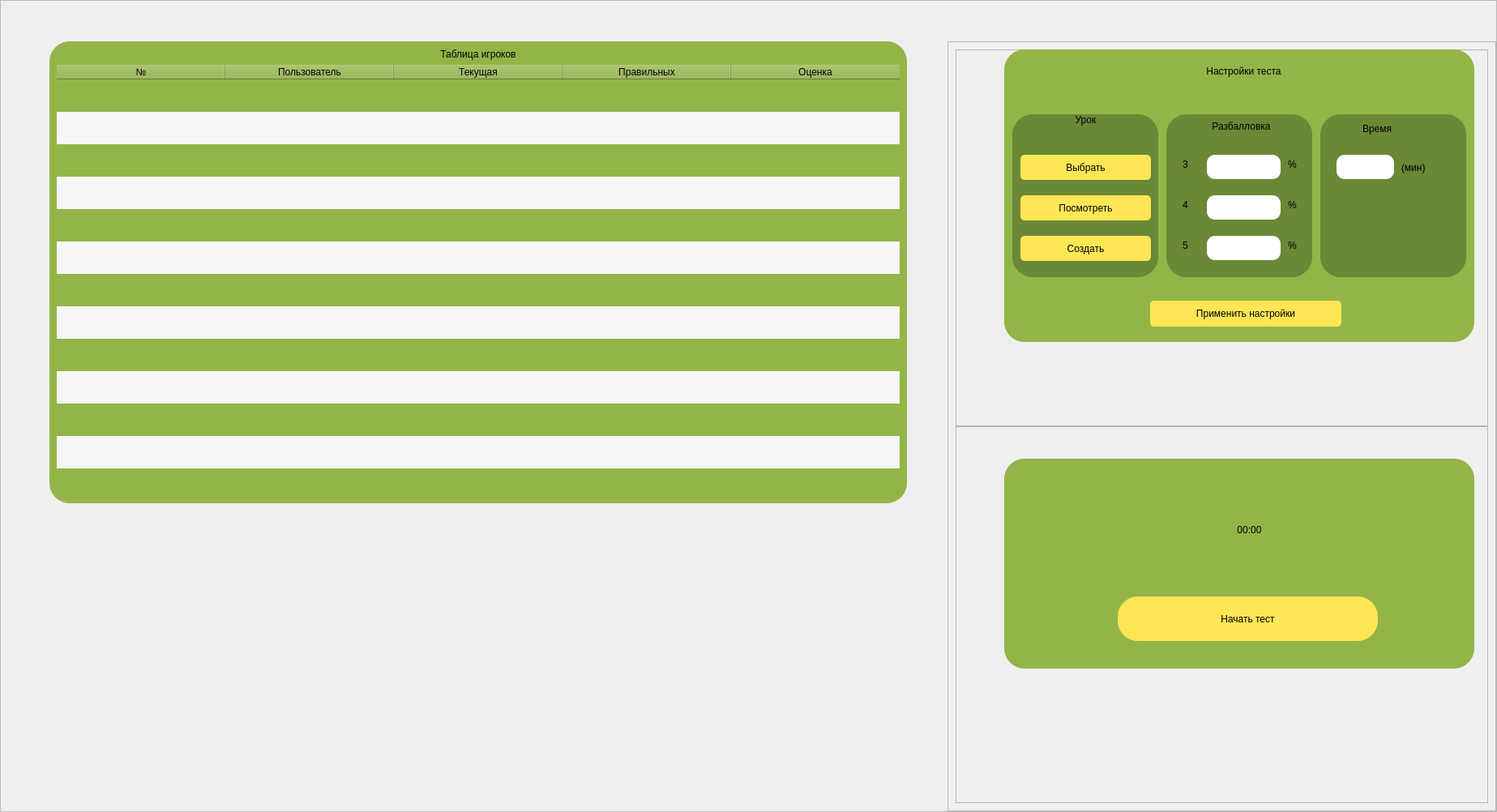
<?xml version="1.0" encoding="UTF-8"?>
<ui version="4.0">
 <class>Dialog</class>
 <widget class="QDialog" name="Dialog">
  <property name="geometry">
   <rect>
    <x>0</x>
    <y>0</y>
    <width>1847</width>
    <height>1002</height>
   </rect>
  </property>
  <property name="sizePolicy">
   <sizepolicy hsizetype="Expanding" vsizetype="Minimum">
    <horstretch>0</horstretch>
    <verstretch>0</verstretch>
   </sizepolicy>
  </property>
  <property name="windowTitle">
   <string>Комплекс</string>
  </property>
  <property name="styleSheet">
   <string notr="true"/>
  </property>
  <layout class="QGridLayout" name="gridLayout">
   <property name="leftMargin">
    <number>0</number>
   </property>
   <property name="topMargin">
    <number>0</number>
   </property>
   <property name="rightMargin">
    <number>0</number>
   </property>
   <property name="bottomMargin">
    <number>0</number>
   </property>
   <property name="horizontalSpacing">
    <number>0</number>
   </property>
   <item row="0" column="0">
    <widget class="QFrame" name="frame_7">
     <property name="frameShape">
      <enum>QFrame::StyledPanel</enum>
     </property>
     <property name="frameShadow">
      <enum>QFrame::Raised</enum>
     </property>
     <layout class="QHBoxLayout" name="horizontalLayout">
      <property name="spacing">
       <number>0</number>
      </property>
      <property name="leftMargin">
       <number>0</number>
      </property>
      <property name="topMargin">
       <number>50</number>
      </property>
      <property name="rightMargin">
       <number>0</number>
      </property>
      <property name="bottomMargin">
       <number>0</number>
      </property>
      <item>
       <widget class="QWidget" name="widget" native="true">
        <layout class="QVBoxLayout" name="verticalLayout_3">
         <property name="leftMargin">
          <number>60</number>
         </property>
         <property name="topMargin">
          <number>0</number>
         </property>
         <property name="rightMargin">
          <number>50</number>
         </property>
         <property name="bottomMargin">
          <number>0</number>
         </property>
         <item>
          <widget class="QFrame" name="frame_5">
           <property name="styleSheet">
            <string notr="true">background-color: rgb(147, 181, 72);
border-radius: 25px;</string>
           </property>
           <property name="frameShape">
            <enum>QFrame::StyledPanel</enum>
           </property>
           <property name="frameShadow">
            <enum>QFrame::Raised</enum>
           </property>
           <layout class="QVBoxLayout" name="verticalLayout_2">
            <item>
             <widget class="QLabel" name="label_12">
              <property name="styleSheet">
               <string notr="true">font:25pt &quot;Consolas&quot;;</string>
              </property>
              <property name="text">
               <string>Таблица игроков</string>
              </property>
              <property name="alignment">
               <set>Qt::AlignHCenter|Qt::AlignTop</set>
              </property>
             </widget>
            </item>
            <item>
             <widget class="QTableWidget" name="table_1">
              <property name="sizePolicy">
               <sizepolicy hsizetype="Expanding" vsizetype="Expanding">
                <horstretch>0</horstretch>
                <verstretch>0</verstretch>
               </sizepolicy>
              </property>
              <property name="contextMenuPolicy">
               <enum>Qt::NoContextMenu</enum>
              </property>
              <property name="styleSheet">
               <string notr="true">background-color: rgb(147, 181, 72);
font:20pt &quot;Consolas&quot;;</string>
              </property>
              <property name="frameShape">
               <enum>QFrame::NoFrame</enum>
              </property>
              <property name="frameShadow">
               <enum>QFrame::Plain</enum>
              </property>
              <property name="lineWidth">
               <number>0</number>
              </property>
              <property name="verticalScrollBarPolicy">
               <enum>Qt::ScrollBarAlwaysOff</enum>
              </property>
              <property name="sizeAdjustPolicy">
               <enum>QAbstractScrollArea::AdjustToContentsOnFirstShow</enum>
              </property>
              <property name="autoScroll">
               <bool>false</bool>
              </property>
              <property name="showDropIndicator" stdset="0">
               <bool>true</bool>
              </property>
              <property name="dragDropOverwriteMode">
               <bool>false</bool>
              </property>
              <property name="alternatingRowColors">
               <bool>true</bool>
              </property>
              <property name="selectionMode">
               <enum>QAbstractItemView::NoSelection</enum>
              </property>
              <property name="textElideMode">
               <enum>Qt::ElideMiddle</enum>
              </property>
              <property name="verticalScrollMode">
               <enum>QAbstractItemView::ScrollPerItem</enum>
              </property>
              <property name="showGrid">
               <bool>false</bool>
              </property>
              <property name="gridStyle">
               <enum>Qt::CustomDashLine</enum>
              </property>
              <property name="cornerButtonEnabled">
               <bool>true</bool>
              </property>
              <attribute name="horizontalHeaderVisible">
               <bool>true</bool>
              </attribute>
              <attribute name="horizontalHeaderCascadingSectionResizes">
               <bool>false</bool>
              </attribute>
              <attribute name="horizontalHeaderDefaultSectionSize">
               <number>208</number>
              </attribute>
              <attribute name="horizontalHeaderHighlightSections">
               <bool>true</bool>
              </attribute>
              <attribute name="horizontalHeaderMinimumSectionSize">
               <number>38</number>
              </attribute>
              <attribute name="horizontalHeaderShowSortIndicator" stdset="0">
               <bool>false</bool>
              </attribute>
              <attribute name="verticalHeaderVisible">
               <bool>false</bool>
              </attribute>
              <attribute name="verticalHeaderCascadingSectionResizes">
               <bool>true</bool>
              </attribute>
              <attribute name="verticalHeaderDefaultSectionSize">
               <number>36</number>
              </attribute>
              <attribute name="verticalHeaderHighlightSections">
               <bool>false</bool>
              </attribute>
              <attribute name="verticalHeaderMinimumSectionSize">
               <number>40</number>
              </attribute>
              <attribute name="verticalHeaderShowSortIndicator" stdset="0">
               <bool>false</bool>
              </attribute>
              <row>
               <property name="text">
                <string>1</string>
               </property>
              </row>
              <row>
               <property name="text">
                <string>2</string>
               </property>
              </row>
              <row>
               <property name="text">
                <string>3</string>
               </property>
              </row>
              <row>
               <property name="text">
                <string>4</string>
               </property>
              </row>
              <row>
               <property name="text">
                <string>5</string>
               </property>
              </row>
              <row>
               <property name="text">
                <string>6</string>
               </property>
              </row>
              <row>
               <property name="text">
                <string>7</string>
               </property>
              </row>
              <row>
               <property name="text">
                <string>8</string>
               </property>
              </row>
              <row>
               <property name="text">
                <string>9</string>
               </property>
              </row>
              <row>
               <property name="text">
                <string>10</string>
               </property>
              </row>
              <row>
               <property name="text">
                <string>11</string>
               </property>
              </row>
              <row>
               <property name="text">
                <string>12</string>
               </property>
              </row>
              <column>
               <property name="text">
                <string>№</string>
               </property>
              </column>
              <column>
               <property name="text">
                <string>Пользователь</string>
               </property>
               <property name="font">
                <font>
                 <weight>50</weight>
                 <bold>false</bold>
                </font>
               </property>
               <property name="background">
                <color>
                 <red>255</red>
                 <green>255</green>
                 <blue>255</blue>
                </color>
               </property>
              </column>
              <column>
               <property name="text">
                <string>Текущая</string>
               </property>
              </column>
              <column>
               <property name="text">
                <string>Правильных</string>
               </property>
              </column>
              <column>
               <property name="text">
                <string>Оценка</string>
               </property>
              </column>
              <item row="0" column="1">
               <property name="text">
                <string/>
               </property>
              </item>
              <item row="0" column="2">
               <property name="text">
                <string/>
               </property>
              </item>
              <item row="0" column="3">
               <property name="text">
                <string/>
               </property>
              </item>
              <item row="0" column="4">
               <property name="text">
                <string/>
               </property>
              </item>
             </widget>
            </item>
            <item>
             <spacer name="horizontalSpacer">
              <property name="orientation">
               <enum>Qt::Horizontal</enum>
              </property>
              <property name="sizeHint" stdset="0">
               <size>
                <width>40</width>
                <height>20</height>
               </size>
              </property>
             </spacer>
            </item>
           </layout>
          </widget>
         </item>
         <item>
          <spacer name="verticalSpacer">
           <property name="orientation">
            <enum>Qt::Vertical</enum>
           </property>
           <property name="sizeHint" stdset="0">
            <size>
             <width>20</width>
             <height>40</height>
            </size>
           </property>
          </spacer>
         </item>
        </layout>
       </widget>
      </item>
      <item>
       <widget class="QFrame" name="frame_6">
        <property name="frameShape">
         <enum>QFrame::StyledPanel</enum>
        </property>
        <property name="frameShadow">
         <enum>QFrame::Raised</enum>
        </property>
        <layout class="QHBoxLayout" name="horizontalLayout_2">
         <item>
          <widget class="QWidget" name="main" native="true">
           <property name="sizePolicy">
            <sizepolicy hsizetype="Expanding" vsizetype="Preferred">
             <horstretch>0</horstretch>
             <verstretch>0</verstretch>
            </sizepolicy>
           </property>
           <property name="styleSheet">
            <string notr="true"/>
           </property>
           <layout class="QVBoxLayout" name="verticalLayout">
            <property name="spacing">
             <number>0</number>
            </property>
            <property name="leftMargin">
             <number>0</number>
            </property>
            <property name="topMargin">
             <number>0</number>
            </property>
            <property name="rightMargin">
             <number>0</number>
            </property>
            <property name="bottomMargin">
             <number>0</number>
            </property>
            <item>
             <widget class="QFrame" name="frame">
              <property name="frameShape">
               <enum>QFrame::StyledPanel</enum>
              </property>
              <property name="frameShadow">
               <enum>QFrame::Raised</enum>
              </property>
              <widget class="QFrame" name="frame_3">
               <property name="geometry">
                <rect>
                 <x>60</x>
                 <y>0</y>
                 <width>580</width>
                 <height>361</height>
                </rect>
               </property>
               <property name="styleSheet">
                <string notr="true">background-color: rgb(147, 181, 72);
border-radius: 25px;</string>
               </property>
               <property name="frameShape">
                <enum>QFrame::StyledPanel</enum>
               </property>
               <property name="frameShadow">
                <enum>QFrame::Raised</enum>
               </property>
               <widget class="QLabel" name="label_13">
                <property name="geometry">
                 <rect>
                  <x>150</x>
                  <y>20</y>
                  <width>291</width>
                  <height>41</height>
                 </rect>
                </property>
                <property name="styleSheet">
                 <string notr="true">font:25pt &quot;Consolas&quot;;</string>
                </property>
                <property name="text">
                 <string>Настройки теста</string>
                </property>
                <property name="alignment">
                 <set>Qt::AlignHCenter|Qt::AlignTop</set>
                </property>
               </widget>
               <widget class="QFrame" name="frame_8">
                <property name="geometry">
                 <rect>
                  <x>200</x>
                  <y>80</y>
                  <width>180</width>
                  <height>201</height>
                 </rect>
                </property>
                <property name="styleSheet">
                 <string notr="true">background-color: rgb(106, 136, 54);
border-radius: 25px;</string>
                </property>
                <property name="frameShape">
                 <enum>QFrame::StyledPanel</enum>
                </property>
                <property name="frameShadow">
                 <enum>QFrame::Raised</enum>
                </property>
                <widget class="QLineEdit" name="mark_3">
                 <property name="geometry">
                  <rect>
                   <x>50</x>
                   <y>50</y>
                   <width>91</width>
                   <height>30</height>
                  </rect>
                 </property>
                 <property name="sizePolicy">
                  <sizepolicy hsizetype="Fixed" vsizetype="Fixed">
                   <horstretch>0</horstretch>
                   <verstretch>0</verstretch>
                  </sizepolicy>
                 </property>
                 <property name="styleSheet">
                  <string notr="true">background-color: rgb(255, 255, 255);
border-radius: 10px;
font:16pt &quot;Consolas&quot;;
</string>
                 </property>
                 <property name="alignment">
                  <set>Qt::AlignCenter</set>
                 </property>
                </widget>
                <widget class="QLineEdit" name="mark_4">
                 <property name="geometry">
                  <rect>
                   <x>50</x>
                   <y>100</y>
                   <width>91</width>
                   <height>30</height>
                  </rect>
                 </property>
                 <property name="sizePolicy">
                  <sizepolicy hsizetype="Minimum" vsizetype="Fixed">
                   <horstretch>0</horstretch>
                   <verstretch>0</verstretch>
                  </sizepolicy>
                 </property>
                 <property name="styleSheet">
                  <string notr="true">background-color: rgb(255, 255, 255);
border-radius: 10px;
font:16pt &quot;Consolas&quot;;</string>
                 </property>
                 <property name="alignment">
                  <set>Qt::AlignCenter</set>
                 </property>
                </widget>
                <widget class="QLineEdit" name="mark_5">
                 <property name="geometry">
                  <rect>
                   <x>50</x>
                   <y>150</y>
                   <width>91</width>
                   <height>30</height>
                  </rect>
                 </property>
                 <property name="sizePolicy">
                  <sizepolicy hsizetype="Minimum" vsizetype="Fixed">
                   <horstretch>0</horstretch>
                   <verstretch>0</verstretch>
                  </sizepolicy>
                 </property>
                 <property name="styleSheet">
                  <string notr="true">background-color: rgb(255, 255, 255);
border-radius: 10px;
font:16pt &quot;Consolas&quot;;</string>
                 </property>
                 <property name="alignment">
                  <set>Qt::AlignCenter</set>
                 </property>
                </widget>
                <widget class="QLabel" name="label_14">
                 <property name="geometry">
                  <rect>
                   <x>20</x>
                   <y>50</y>
                   <width>21</width>
                   <height>24</height>
                  </rect>
                 </property>
                 <property name="styleSheet">
                  <string notr="true">font:16pt &quot;Consolas&quot;;
</string>
                 </property>
                 <property name="text">
                  <string>3</string>
                 </property>
                </widget>
                <widget class="QLabel" name="label_15">
                 <property name="geometry">
                  <rect>
                   <x>20</x>
                   <y>100</y>
                   <width>21</width>
                   <height>24</height>
                  </rect>
                 </property>
                 <property name="styleSheet">
                  <string notr="true">font:16pt &quot;Consolas&quot;;
</string>
                 </property>
                 <property name="text">
                  <string>4</string>
                 </property>
                </widget>
                <widget class="QLabel" name="label_16">
                 <property name="geometry">
                  <rect>
                   <x>20</x>
                   <y>150</y>
                   <width>21</width>
                   <height>24</height>
                  </rect>
                 </property>
                 <property name="styleSheet">
                  <string notr="true">font:16pt &quot;Consolas&quot;;
</string>
                 </property>
                 <property name="text">
                  <string>5</string>
                 </property>
                </widget>
                <widget class="QLabel" name="label_17">
                 <property name="geometry">
                  <rect>
                   <x>150</x>
                   <y>150</y>
                   <width>21</width>
                   <height>24</height>
                  </rect>
                 </property>
                 <property name="styleSheet">
                  <string notr="true">font:16pt &quot;Consolas&quot;;
</string>
                 </property>
                 <property name="text">
                  <string>%</string>
                 </property>
                </widget>
                <widget class="QLabel" name="label_18">
                 <property name="geometry">
                  <rect>
                   <x>150</x>
                   <y>100</y>
                   <width>21</width>
                   <height>24</height>
                  </rect>
                 </property>
                 <property name="styleSheet">
                  <string notr="true">font:16pt &quot;Consolas&quot;;
</string>
                 </property>
                 <property name="text">
                  <string>%</string>
                 </property>
                </widget>
                <widget class="QLabel" name="label_19">
                 <property name="geometry">
                  <rect>
                   <x>150</x>
                   <y>50</y>
                   <width>21</width>
                   <height>24</height>
                  </rect>
                 </property>
                 <property name="styleSheet">
                  <string notr="true">font:16pt &quot;Consolas&quot;;
</string>
                 </property>
                 <property name="text">
                  <string>%</string>
                 </property>
                </widget>
                <widget class="QLabel" name="label_20">
                 <property name="geometry">
                  <rect>
                   <x>17</x>
                   <y>8</y>
                   <width>151</width>
                   <height>21</height>
                  </rect>
                 </property>
                 <property name="styleSheet">
                  <string notr="true">font:17pt &quot;Consolas&quot;;
</string>
                 </property>
                 <property name="text">
                  <string>Разбалловка</string>
                 </property>
                 <property name="alignment">
                  <set>Qt::AlignHCenter|Qt::AlignTop</set>
                 </property>
                </widget>
               </widget>
               <widget class="QFrame" name="frame_9">
                <property name="geometry">
                 <rect>
                  <x>10</x>
                  <y>80</y>
                  <width>180</width>
                  <height>201</height>
                 </rect>
                </property>
                <property name="styleSheet">
                 <string notr="true">background-color: rgb(106, 136, 54);
border-radius: 25px;</string>
                </property>
                <property name="frameShape">
                 <enum>QFrame::StyledPanel</enum>
                </property>
                <property name="frameShadow">
                 <enum>QFrame::Raised</enum>
                </property>
                <widget class="QLabel" name="label_21">
                 <property name="geometry">
                  <rect>
                   <x>50</x>
                   <y>0</y>
                   <width>81</width>
                   <height>31</height>
                  </rect>
                 </property>
                 <property name="styleSheet">
                  <string notr="true">font:20pt &quot;Consolas&quot;;
</string>
                 </property>
                 <property name="text">
                  <string>Урок</string>
                 </property>
                 <property name="alignment">
                  <set>Qt::AlignHCenter|Qt::AlignTop</set>
                 </property>
                </widget>
                <widget class="QPushButton" name="btn_choose">
                 <property name="enabled">
                  <bool>true</bool>
                 </property>
                 <property name="geometry">
                  <rect>
                   <x>10</x>
                   <y>50</y>
                   <width>161</width>
                   <height>31</height>
                  </rect>
                 </property>
                 <property name="cursor">
                  <cursorShape>PointingHandCursor</cursorShape>
                 </property>
                 <property name="styleSheet">
                  <string notr="true">background-color: rgb(255, 230, 85);
border-radius: 5px;
font:16pt &quot;Consolas&quot;;
</string>
                 </property>
                 <property name="text">
                  <string>Выбрать</string>
                 </property>
                </widget>
                <widget class="QPushButton" name="btn_name">
                 <property name="enabled">
                  <bool>true</bool>
                 </property>
                 <property name="geometry">
                  <rect>
                   <x>10</x>
                   <y>100</y>
                   <width>161</width>
                   <height>31</height>
                  </rect>
                 </property>
                 <property name="cursor">
                  <cursorShape>PointingHandCursor</cursorShape>
                 </property>
                 <property name="styleSheet">
                  <string notr="true">background-color: rgb(255, 230, 85);
border-radius: 5px;
font:16pt &quot;Consolas&quot;;
</string>
                 </property>
                 <property name="text">
                  <string>Посмотреть</string>
                 </property>
                </widget>
                <widget class="QPushButton" name="btn_create">
                 <property name="enabled">
                  <bool>true</bool>
                 </property>
                 <property name="geometry">
                  <rect>
                   <x>10</x>
                   <y>150</y>
                   <width>161</width>
                   <height>31</height>
                  </rect>
                 </property>
                 <property name="cursor">
                  <cursorShape>PointingHandCursor</cursorShape>
                 </property>
                 <property name="styleSheet">
                  <string notr="true">background-color: rgb(255, 230, 85);
border-radius: 5px;
font:16pt &quot;Consolas&quot;;
</string>
                 </property>
                 <property name="text">
                  <string>Создать</string>
                 </property>
                </widget>
               </widget>
               <widget class="QPushButton" name="btn_save_settings">
                <property name="geometry">
                 <rect>
                  <x>180</x>
                  <y>310</y>
                  <width>236</width>
                  <height>32</height>
                 </rect>
                </property>
                <property name="cursor">
                 <cursorShape>PointingHandCursor</cursorShape>
                </property>
                <property name="styleSheet">
                 <string notr="true">background-color: rgb(255, 230, 85);
border-radius: 5px;
font:16pt &quot;Consolas&quot;;</string>
                </property>
                <property name="text">
                 <string>Применить настройки</string>
                </property>
               </widget>
               <widget class="QFrame" name="frame_10">
                <property name="geometry">
                 <rect>
                  <x>390</x>
                  <y>80</y>
                  <width>180</width>
                  <height>201</height>
                 </rect>
                </property>
                <property name="styleSheet">
                 <string notr="true">background-color: rgb(106, 136, 54);
border-radius: 25px;</string>
                </property>
                <property name="frameShape">
                 <enum>QFrame::StyledPanel</enum>
                </property>
                <property name="frameShadow">
                 <enum>QFrame::Raised</enum>
                </property>
                <widget class="QLineEdit" name="lbl_time">
                 <property name="geometry">
                  <rect>
                   <x>20</x>
                   <y>50</y>
                   <width>71</width>
                   <height>30</height>
                  </rect>
                 </property>
                 <property name="sizePolicy">
                  <sizepolicy hsizetype="Fixed" vsizetype="Fixed">
                   <horstretch>0</horstretch>
                   <verstretch>0</verstretch>
                  </sizepolicy>
                 </property>
                 <property name="styleSheet">
                  <string notr="true">background-color: rgb(255, 255, 255);
border-radius: 10px;
font:16pt &quot;Consolas&quot;;</string>
                 </property>
                 <property name="alignment">
                  <set>Qt::AlignCenter</set>
                 </property>
                </widget>
                <widget class="QLabel" name="label_22">
                 <property name="geometry">
                  <rect>
                   <x>100</x>
                   <y>50</y>
                   <width>72</width>
                   <height>31</height>
                  </rect>
                 </property>
                 <property name="styleSheet">
                  <string notr="true">font:16pt &quot;Consolas&quot;;
</string>
                 </property>
                 <property name="text">
                  <string>(мин)</string>
                 </property>
                </widget>
                <widget class="QLabel" name="label_23">
                 <property name="geometry">
                  <rect>
                   <x>52</x>
                   <y>2</y>
                   <width>81</width>
                   <height>31</height>
                  </rect>
                 </property>
                 <property name="styleSheet">
                  <string notr="true">font:20pt &quot;Consolas&quot;;
</string>
                 </property>
                 <property name="text">
                  <string>Время</string>
                 </property>
                </widget>
               </widget>
              </widget>
             </widget>
            </item>
            <item>
             <widget class="QFrame" name="frame_2">
              <property name="frameShape">
               <enum>QFrame::StyledPanel</enum>
              </property>
              <property name="frameShadow">
               <enum>QFrame::Raised</enum>
              </property>
              <widget class="QFrame" name="frame_4">
               <property name="geometry">
                <rect>
                 <x>60</x>
                 <y>40</y>
                 <width>580</width>
                 <height>259</height>
                </rect>
               </property>
               <property name="styleSheet">
                <string notr="true">background-color: rgb(147, 181, 72);
border-radius: 25px;</string>
               </property>
               <property name="frameShape">
                <enum>QFrame::StyledPanel</enum>
               </property>
               <property name="frameShadow">
                <enum>QFrame::Raised</enum>
               </property>
               <widget class="QLabel" name="lbl_counter">
                <property name="geometry">
                 <rect>
                  <x>120</x>
                  <y>10</y>
                  <width>365</width>
                  <height>155</height>
                 </rect>
                </property>
                <property name="styleSheet">
                 <string notr="true">font:100pt &quot;Consolas&quot;;
</string>
                </property>
                <property name="text">
                 <string>00:00</string>
                </property>
                <property name="alignment">
                 <set>Qt::AlignCenter</set>
                </property>
               </widget>
               <widget class="QPushButton" name="btn_start_test">
                <property name="geometry">
                 <rect>
                  <x>140</x>
                  <y>170</y>
                  <width>321</width>
                  <height>55</height>
                 </rect>
                </property>
                <property name="cursor">
                 <cursorShape>PointingHandCursor</cursorShape>
                </property>
                <property name="styleSheet">
                 <string notr="true">background-color: rgb(255, 230, 85);
font:30pt &quot;Consolas&quot;;
border-radius: 25px;</string>
                </property>
                <property name="text">
                 <string>Начать тест</string>
                </property>
               </widget>
              </widget>
             </widget>
            </item>
           </layout>
          </widget>
         </item>
        </layout>
       </widget>
      </item>
     </layout>
    </widget>
   </item>
  </layout>
 </widget>
 <resources/>
 <connections/>
</ui>
